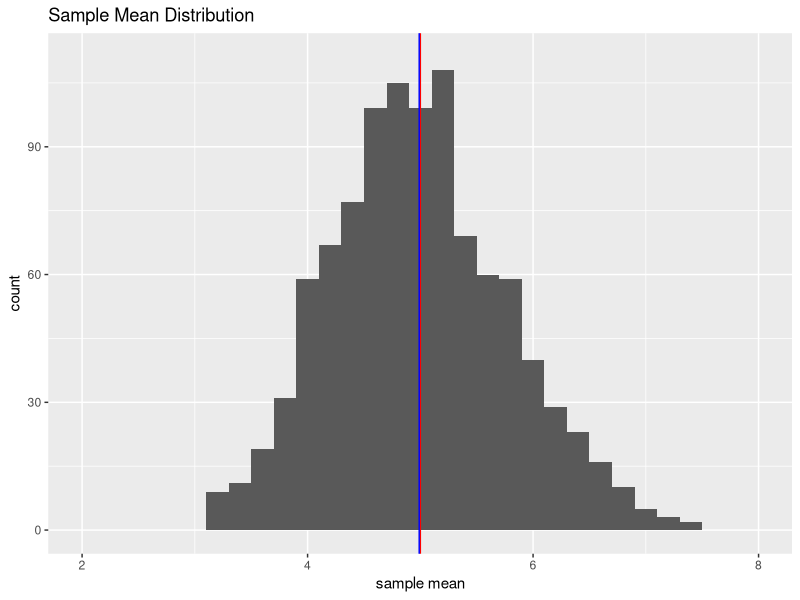

The R source for this figure:
## ---- chunk 1
#load needed libraries, set some simulation parameters
library(ggplot2)
library(dplyr)
randseed <- 1
set.seed(1)
nexpsims <- 40
nmeansims <- 1000
#properties of source exponential dist
lambda <- 0.2
thmean <- 1/lambda
thsd <- 1/lambda
thvar <- thsd^2
#properties of theoretical CLT distribution
thmeanmean <- thmean
thmeansd <- thsd/sqrt(nexpsims)
thmeanvar <- thmeansd^2
## ---- chunk 2
#create a matrix of all sim data
msimdata <- matrix(ncol=nmeansims, nrow=nexpsims)
for (i in 1:nmeansims) {
    msimdata[,i] <- rexp(nexpsims, lambda)
}

#create nice tidy data frames to hold data
#sim data
dfdatasim <- data.frame(msimdata)
names(dfdatasim) <- paste('sim', as.character(1:nmeansims), sep='')
dfdatasim <- tbl_df(dfdatasim)
#means of sim data
dfmeansim <- tbl_df(data.frame(meansimexp=colMeans(msimdata)))
## ---- chunk 3
meanmeans <- mean(dfmeansim$meansimexp)
medmeans <- median(dfmeansim$meansimexp)
varmeans <- var(dfmeansim$meansimexp)
## ---- chunk 4
nnormsims <- 10*nmeansims
dfmeanth <- tbl_df(data.frame(meanth=rnorm(nnormsims,
     mean=thmeanmean, sd=thmeansd)))
## ---- chunk 5
select(dfdatasim, sim1:sim3)
## ---- chunk 6
dfmeansim
## ---- chunk 7
dfmeanth
## ---- chunk 8
simmeanhist <- ggplot(data=dfmeansim, aes(x=meansimexp)) 
simmeanhist <- simmeanhist + geom_histogram(binwidth=0.2)
simmeanhist <- simmeanhist + geom_vline(xintercept=thmeanmean, color='red')
simmeanhist <- simmeanhist + geom_vline(xintercept=meanmeans, color='blue')
simmeanhist <- simmeanhist + coord_cartesian(xlim=c(2,8),ylim=c(0,nmeansims/9))
simmeanhist <- simmeanhist + labs(title='Sample Mean Distribution',
    x='sample mean') 
simmeanhist
